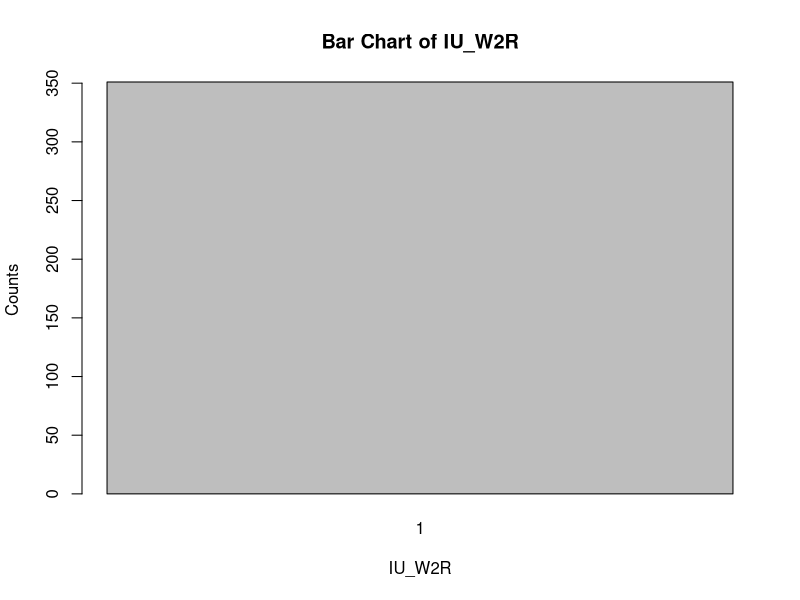
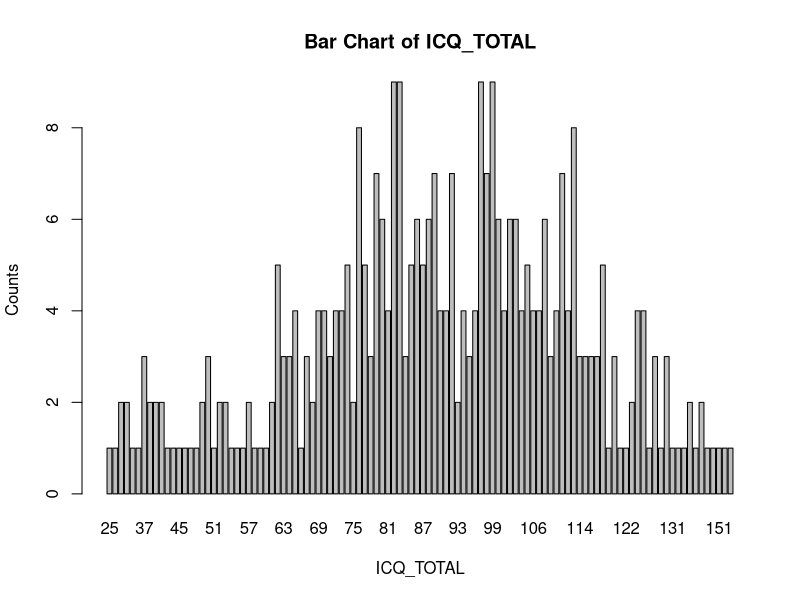
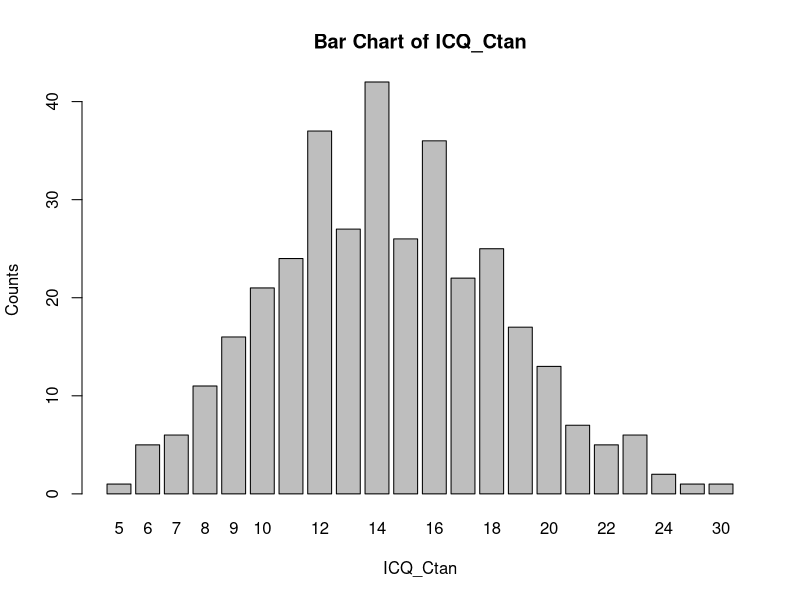
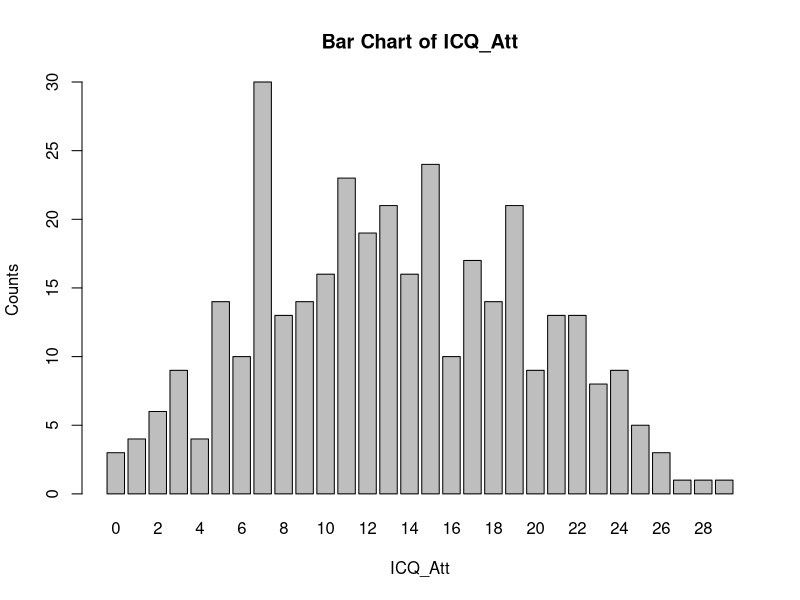
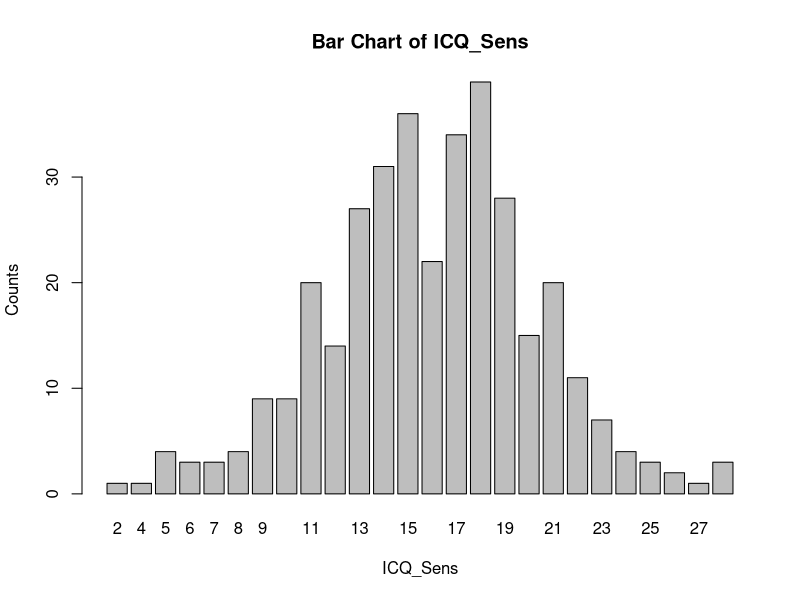
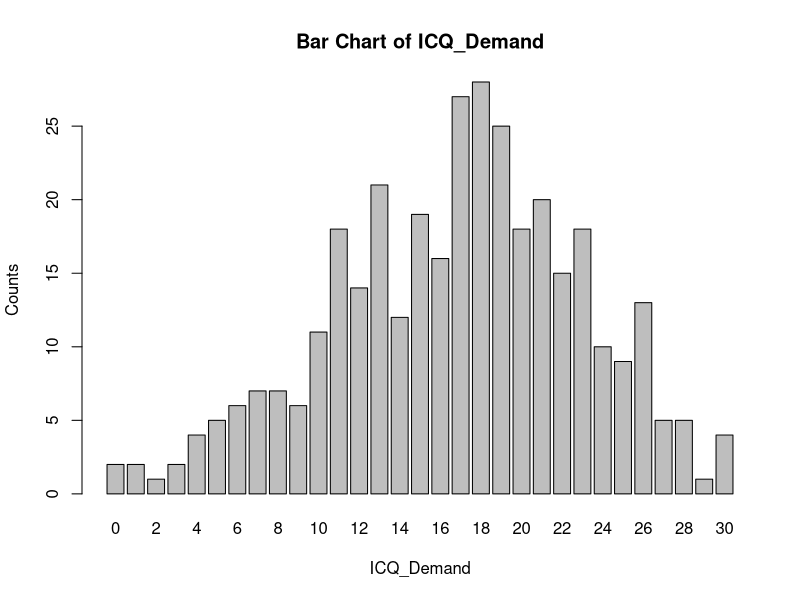
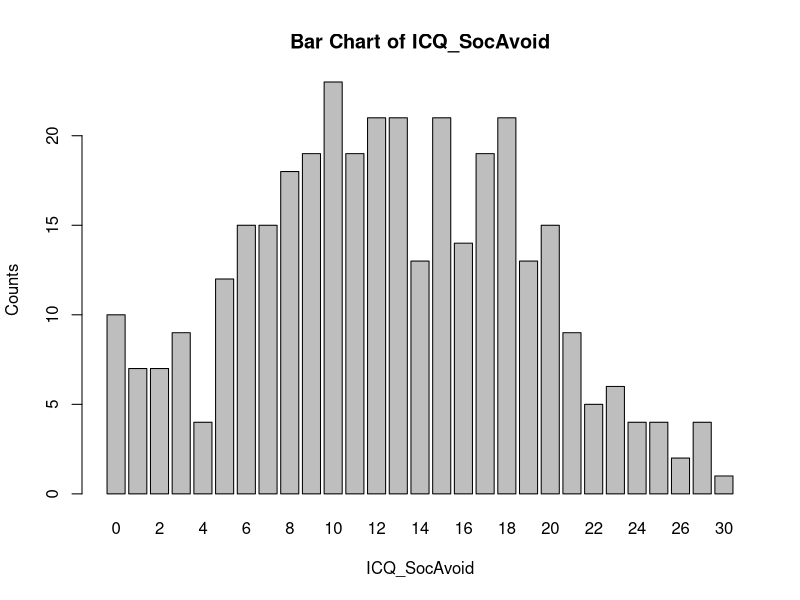
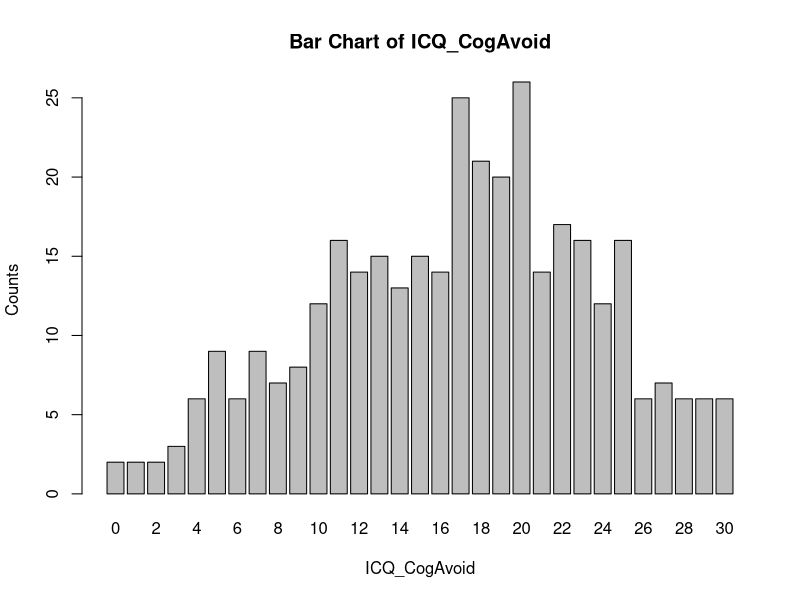

Here is the R script that generated these plots, in order: (Note: this script raises an error after producing the figures.)
getwd()
setwd("C:/Users/buozuer/OneDrive - Microsoft/Documents 1/Stats Replication")

df <- read.csv("deidentified_responses.csv")
View(df)
str(df)

summary(df)

#This is a replacement neededed for the intial descriptive analysis
#One of the problem with the following variables is they're not clearly defined in the 
#article or suplimentary documents
#I needed to play with the data to discover the following transformation methods


df$YDQ.1[df$YDQ.1 == 2] <- 0
df$YDQ.2[df$YDQ.2 == 2] <- 0 
df$YDQ.3[df$YDQ.3 == 2] <- 0
df$YDQ.4[df$YDQ.4 == 2] <- 0 
df$YDQ.5[df$YDQ.5 == 2] <- 0
df$YDQ.6[df$YDQ.6 == 2] <- 0 
df$YDQ.7[df$YDQ.7 == 2] <- 0
df$YDQ.8[df$YDQ.8 == 2] <- 0 


df$ICQ_Ctan <- (df$ICQ_01_t-1)+(df$ICQ_07_t-1)+(df$ICQ_13_t-1)+(df$ICQ_19_t-1)+(df$ICQ_25_t-1)
df$ICQ_Att <- (df$ICQ_02_a-1)+(df$ICQ_08_a-1)+(df$ICQ_14_a-1)+(df$ICQ_20_a-1)+(df$ICQ_26_a-1)
df$ICQ_Sens <- (df$ICQ_03_se-1)+(df$ICQ_09_se-1)+(df$ICQ_15_se-1)+(df$ICQ_21_se-1)+(df$ICQ_27_se-1)
df$ICQ_Demand <- (df$ICQ_04_d-1)+(df$ICQ_10_d-1)+(df$ICQ_16_d-1)+(df$ICQ_22_d-1)+(df$ICQ_28_d-1)
df$ICQ_SocAvoid <- (df$ICQ_05_so-1)+(df$ICQ_11_so-1)+(df$ICQ_17_so-1)+(df$ICQ_23_so-1)+(df$ICQ_29_so-1)
df$ICQ_CogAvoid <- (df$ICQ_06_c-1)+(df$ICQ_12_c-1)+(df$ICQ_18_c-1)+(df$ICQ_24_c-1)+(df$ICQ_30_c-1)
df$ICQ_TOTAL <- df$ICQ_Ctan+df$ICQ_Att+df$ICQ_Sens+df$ICQ_Demand+df$ICQ_SocAvoid+df$ICQ_CogAvoid
df$YDQ <- df$YDQ.1+df$YDQ.2+df$YDQ.3+df$YDQ.4+df$YDQ.5+df$YDQ.6+df$YDQ.7+df$YDQ.8

# Create a new attribute "YDQ_bin" based on the condition df$YDQ >= 5  
df$YDQ_bin <- ifelse(df$YDQ >= 5, 1, 0)

# Internet usage label was needed to perform Levene's test

df$IU_W2R_F <- ifelse(df$IU_W2R == 1, "Y", "N") 

# Created a new data frame with the condition IU_W2R = 1  
df1 <- df[df$IU_W2R == 1, c("IU_W2R", "ICQ_TOTAL", "ICQ_Ctan", "ICQ_Att", "ICQ_Sens", "ICQ_Demand", "ICQ_SocAvoid", "ICQ_CogAvoid", "YDQ", "YDQ_bin", "IU_W2R_F")]  

# Created a new data frame with the condition IU_W2R = 2  
df2 <- df[df$IU_W2R == 2, c("IU_W2R", "ICQ_TOTAL", "ICQ_Ctan", "ICQ_Att", "ICQ_Sens", "ICQ_Demand", "ICQ_SocAvoid", "ICQ_CogAvoid", "YDQ", "YDQ_bin", "IU_W2R_F")]  


summary(df1)
summary(df2)

# Created a new data frame for the alternative glm model 
dfglm <- df[c("IU_W2R", "ICQ_TOTAL", "ICQ_Ctan", "ICQ_Att", "ICQ_Sens", "ICQ_Demand", "ICQ_SocAvoid", "ICQ_CogAvoid", "YDQ", "YDQ_bin")]  
dfglm$IU_W2R[df$IU_W2R == 2] <- 0
summary(dfglm)


#Descriptive Statistics(ICQP_W2R_jasp_output.pdf page 1 replication)

# Calculate descriptive statistics for each variable  
statistics <- apply(df1, 2, function(x) {  
  c(Valid = sum(!is.na(x)),  
    Missing = sum(is.na(x)),  
    Mean = mean(x, na.rm = TRUE),  
    StdDev = sd(x, na.rm = TRUE),  
    Minimum = min(x, na.rm = TRUE),  
    Maximum = max(x, na.rm = TRUE))  
})  


 
statistics <- as.data.frame(statistics)  

# Descriptive Statistics in Page 1   
print(statistics)  


#Distribution Plots (ICQP_W2R_jasp_output.pdf page 2 - 5 replication)

#names of attributes in df1  
attr_names <- names(df1)  


# Generate bar charts for all attributes in df1
for (attr in attr_names) {  
  barplot(table(df1[[attr]]), main = paste("Bar Chart of", attr), xlab = attr, ylab = "Counts")  
}  

# Generate bar charts for all attributes in df2 
for (attr in attr_names) {  
  barplot(table(df2[[attr]]), main = paste("Bar Chart of", attr), xlab = attr, ylab = "Counts")  
}  


#Boxplots (ICQP_W2R_jasp_output.pdf page 6-7 replication) 


#plot against IU_W2R

variable <- "IU_W2R"  

# Scatter plots for df1 againist "IU_W2R"
for (attr in attr_names) {  
  if (attr != variable) {  
    plot(df1[[variable]], df1[[attr]] , main = paste("Scatter Plot of", variable, "vs", attr), xlab = variable, ylab = attr)  
  }  
}  


# Scatter plots for df2 againist "IU_W2R"
for (attr in attr_names) {  
  if (attr != variable) {  
    plot(df2[[variable]], df2[[attr]] , main = paste("Scatter Plot of", variable, "vs", attr), xlab = variable, ylab = attr)  
  }  
}  


#Q-Q Plots (ICQP_W2R_jasp_output.pdf page 8 replication)


# Standardized individual residuals  
residuals <- rstandard(lm(ICQ_Ctan ~ 1, data = df1))  

# Q-Q plot generation 
qqplot(qnorm(ppoints(length(residuals))), residuals, main = "Q-Q Plot of ICQ_TOTAL",  xlab = "Theoretical Quantiles", ylab = "Standardized Residuals")  

# Fitted line  
qqline(residuals, distribution = qnorm, col = "red")  

#In the article correlation mentioned as 0.39 but actually there is a negative 
#correlation between IU_W2R and YDQ. However, ICQP_W2R_jasp_output.pdf file page 12 
#shows the correct correlations

correlation <- cor(df$IU_W2R, df$YDQ, method = "spearman")  
print(correlation) 

#Correlation Table

# Install necessary packages
install.packages("psych")  
library(psych)  

# Pearson's correlation  
pearson_cor <- cor.test(df$IU_W2R, df$YDQ, method = "pearson")  
pearson_r <- pearson_cor$estimate  
pearson_p_value <- pearson_cor$p.value  
pearson_ci <- corr.test(df$IU_W2R, df$YDQ, method = "pearson")$ci  

# Spearman's correlation  
spearman_cor <- cor.test(df$IU_W2R, df$YDQ, method = "spearman")  
spearman_rho <- spearman_cor$estimate  
spearman_p_value <- spearman_cor$p.value  
spearman_ci <- corr.test(df$IU_W2R, df$YDQ, method = "spearman")$ci  

# Print the results  
print("Pearson's correlation:")  
print(pearson_r)  
print("p-value:")  
print(pearson_p_value)  
print("Upper 95% CI:")  
print(pearson_ci[1,2])  
print("Lower 95% CI:")  
print(pearson_ci[1,1])  

print("Spearman's correlation:")  
print(spearman_rho)  
print("p-value:")  
print(spearman_p_value)  
print("Upper 95% CI:")  
print(spearman_ci[1,2])  
print("Lower 95% CI:")  
print(spearman_ci[1,1])  

# Chi-Square Hypothesis 1 (ICQP_W2R_jasp_output.pdf page 13 replication) 

# Contingency table  
contingency_table <- table(df$YDQ_bin, df$IU_W2R)  

# chi-squared test  
chi_squared <- chisq.test(contingency_table)  
 
print(chi_squared)  

# Create a contingency table  
contingency_table <- table(df$YDQ_bin, df$IU_W2R)  

# Perform the chi-squared test  
chi_squared <- chisq.test(contingency_table)  
chi_squared_corrected <- chisq.test(contingency_table, correct = TRUE)  
likelihood_ratio <- chisq.test(contingency_table, correct = FALSE, simulate.p.value = TRUE, B = 10000)  

# Print the test statistics, degrees of freedom, p-values, and estimated p-values  
print("Chi-squared Test:")  
print(chi_squared$statistic)  
print(chi_squared$parameter)  
print(chi_squared$p.value)  
print(chi_squared$expected)  

print("Chi-squared Test (with continuity correction):")  
print(chi_squared_corrected$statistic)  
print(chi_squared_corrected$parameter)  
print(chi_squared_corrected$p.value)  
print(chi_squared_corrected$expected)  

print("Likelihood Ratio Test:")  
print(likelihood_ratio$statistic)  
print(likelihood_ratio$parameter)  
print(likelihood_ratio$p.value)  
print(likelihood_ratio$estimate)  


# Calculate the probabilities  
p1 <- contingency_table[1, 1] / sum(contingency_table[1, ])  
p2 <- contingency_table[2, 1] / sum(contingency_table[2, ])  

# Calculate the log odds ratio  
log_odds_ratio <- log(p1 / (1 - p1)) - log(p2 / (1 - p2))  

# Print the log odds ratio  
print(log_odds_ratio)  


# Fisher's exact test (ICQP_W2R_jasp_output.pdf page 13 replication) 
fisher_test <- fisher.test(contingency_table)

# Print the results  
print(fisher_test) 

# Extract the odds ratio from Fisher's test result  
odds_ratio <- fisher_test$estimate  

# Calculate the log odds ratio  
log_odds_ratio <- log(odds_ratio)  

# Print the log odds ratio  
print(log_odds_ratio)  


#The following coefficient calculations don't match with the calcupations showcased in the 
#ICQP_W2R_jasp_output.pdf page 13 Nominal table

# Calculate the contingency coefficient  
contingency_coefficient <- sqrt(chisq.test(contingency_table)$statistic / (sum(contingency_table) + chisq.test(contingency_table)$statistic))  

# Calculate Phi-coefficient  
phi_coefficient <- sqrt(chisq.test(contingency_table)$statistic / sum(contingency_table))  

# Calculate Cramer's V  
cramers_v <- sqrt(chisq.test(contingency_table)$statistic / (sum(contingency_table) * min(nrow(contingency_table) - 1, ncol(contingency_table) - 1)))  

# Print the results  
print(paste("Contingency Coefficient:", contingency_coefficient))  
print(paste("Phi-coefficient:", phi_coefficient))  
print(paste("Cramer's V:", cramers_v))  


#Independent Samples T-Test Hypothesis 2 ICQP_W2R_jasp_output.pdf page 14 replication
#in the article it is mentioned that two sided t test had been applied
#results are different due to lack of information given

# Perform two-tailed Student's t-test  
t_test <- t.test(df$ICQ_TOTAL, mu = 0, alternative = "two.sided")  

# Calculate Vovk-Sellke Maximum p-Ratio  
p_value <- t_test$p.value  
maximum_p_ratio <- 1 / (-exp(1) * p_value * log(p_value))  

# Print the results  
print(t_test)  
 


# Perform Shapiro-Wilk test of normality  (ICQP_W2R_jasp_output.pdf page 14 replication) 
shapiro_test <- shapiro.test(df1$ICQ_TOTAL)  

# Print the results  
print(shapiro_test)  

# Perform Shapiro-Wilk test of normality  (ICQP_W2R_jasp_output.pdf page 14 replication) 
shapiro_test <- shapiro.test(df2$ICQ_TOTAL)  

# Print the results  
print(shapiro_test) 





#As an alternative analysis, I wanted to generate a logistic regression model to see 
#the impact of all the other variables on wanted the reduce internet use

# Set the seed 
set.seed(123)  

# Split the data into train and test sets  - changed the split percentage multiple times
#to build the best performer glm model

train_indices <- sample(1:nrow(dfglm), nrow(dfglm) * 0.7)  
train_set <- dfglm[train_indices, ]  
test_set <- dfglm[-train_indices, ]  


# Build the logistic regression model 
model <- glm(IU_W2R ~ ICQ_TOTAL + ICQ_Ctan + ICQ_Att + ICQ_Sens + ICQ_Demand + ICQ_SocAvoid + ICQ_CogAvoid + YDQ + YDQ_bin, data = train_set, family = binomial)  

# View the model summary  
summary(model)  


# Install and load the pROC package  
install.packages("pROC")  
library(pROC)  


# Predict the probabilities using the logistic regression model on the test set  
predicted_probs <- predict(model, newdata = test_set, type = "response")  

# Create a roc object using the predicted probabilities and the actual target variable from the test set  
roc_obj <- roc(test_set$IU_W2R, predicted_probs)  

# Plot the ROC curve  
plot(roc_obj, main = "ROC Curve", xlab = "False Positive Rate", ylab = "True Positive Rate")  

# Calculate the AUC  
auc <- auc(roc_obj)  
print(paste("AUC:", auc))  

# Predict the class labels using the logistic regression model on the test set  and labeled them
predicted_labels <- ifelse(predict(model, newdata = test_set, type = "response") > 0.5, 1, 0)  

# Create a confusion matrix  
confusion_matrix <- table(test_set$IU_W2R, predicted_labels)  

# Print confusion matrix  
print(confusion_matrix)  
